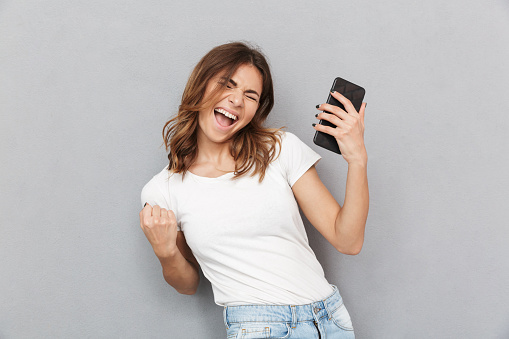
#> input picture images/3.jpg, 509 x 339 px
$ python rectangle_draw.py
#> lines starting #> are read from the running program, lines starting #| are printed output that depends on the picture
import cv2
img = cv2.imread('./images/3.jpg',1)
#> img is the input picture: shape (339, 509, 3); mean B, G, R 186.8, 187.6, 192.3
# resize = cv2.resize(img,(500,500))

# rectangle drawing technique
# cv2.rectangle(img,(x1,y1),(x2,y2),color,thickness)
start_coardinates = (150,20)
end_coardinates = (300,200)
color = (255,130,100)
thickness = 7

rectangle = cv2.rectangle(img,start_coardinates,end_coardinates,color,thickness)
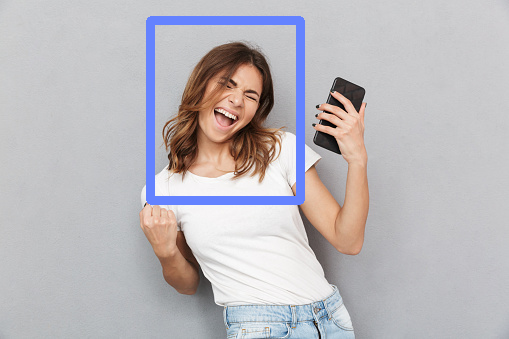
#> rectangle: shape (339, 509, 3); mean B, G, R 188.3, 184.9, 188.5
cv2.imshow('reactangle drawing technique',rectangle)
cv2.waitKey(0)
cv2.destroyAllWindows()

$ run again, with images/1.jpg copied over images/3.jpg
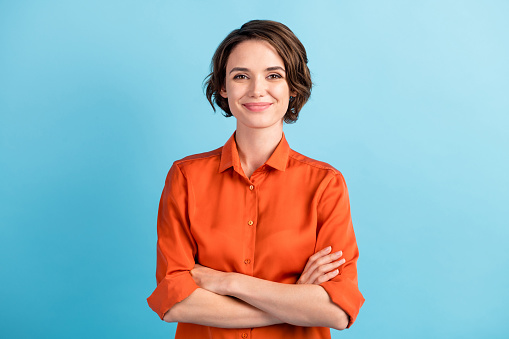
#> input picture images/1.jpg, 509 x 339 px
#> img is the input picture: shape (339, 509, 3); mean B, G, R 184.4, 177.9, 151.7
#> `rectangle = cv2.rectangle(img,start_coardinates,end_coardinates,color,..`:
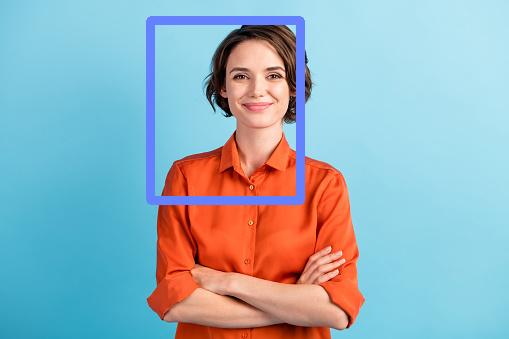
#> rectangle: shape (339, 509, 3); mean B, G, R 187.9, 177.1, 149.7

$ run again, with images/2.jpg copied over images/3.jpg
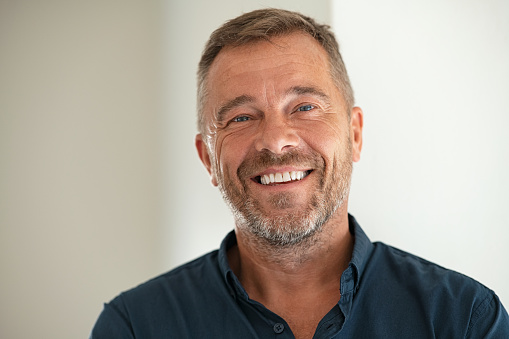
#> input picture images/2.jpg, 509 x 339 px
#> img is the input picture: shape (339, 509, 3); mean B, G, R 152.3, 163.4, 173.4
#> `rectangle = cv2.rectangle(img,start_coardinates,end_coardinates,color,..`:
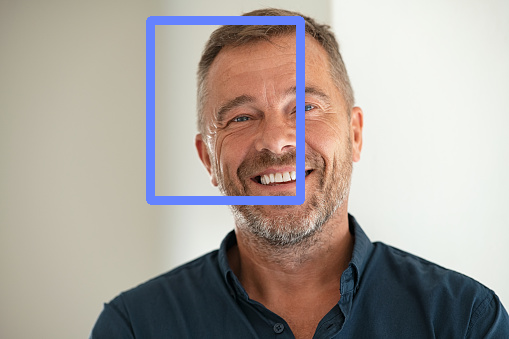
#> rectangle: shape (339, 509, 3); mean B, G, R 156.4, 162.6, 170.7
